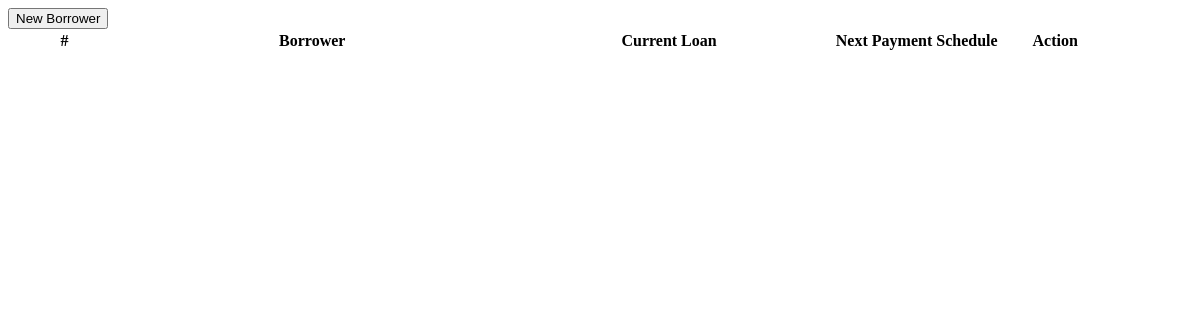
The app's page /admin/loan/borrowers.php, older data.
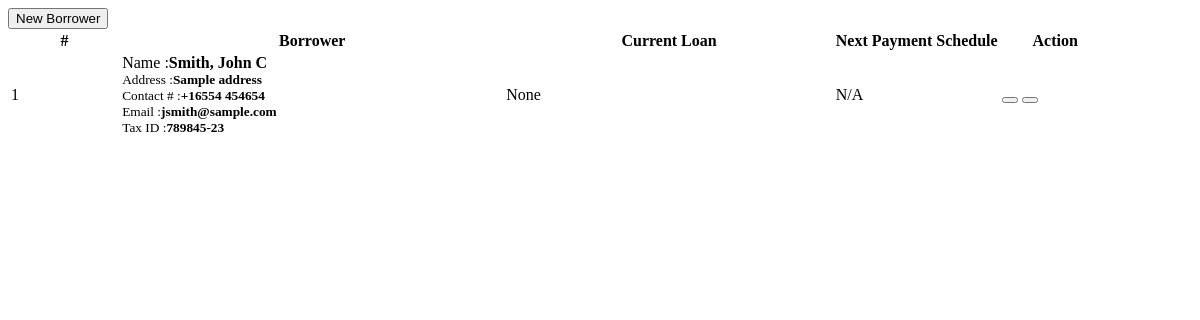
The same page, newer data.
### tables this page shows
CREATE TABLE `borrowers` (
  `id` int(30) NOT NULL,
  `firstname` varchar(100) NOT NULL,
  `middlename` varchar(100) NOT NULL,
  `lastname` varchar(100) NOT NULL,
  `contact_no` varchar(30) NOT NULL,
  `address` text NOT NULL,
  `email` varchar(50) NOT NULL,
  `tax_id` varchar(50) NOT NULL,
  `date_created` int(11) NOT NULL
);

### admin/loan/borrowers.php (the view, shortened to what this page needs)
<?php include 'db_connect.php' ?>
<div class="size">
	<div class="col-lg-12">
		<div class="card">
			<div class="card-header">
				<div class="card-title">
				<button class="btn btn-primary btn-block col-md-2 float-left" type="button" id="new_borrower"><i class="fa fa-plus"></i> New Borrower</button>
				</div>
			</div>
		</div>
			<div class="card-body">
				<table class="table" id="borrower-list">
					<colgroup>
						<col width="10%">
						<col width="35%">
						<col width="30%">
						<col width="15%">
						<col width="10%">
					</colgroup>
					<thead class="color">
						<tr>
							<th class="text-center">#</th>
							<th class="text-center">Borrower</th>
							<th class="text-center">Current Loan</th>
							<th class="text-center">Next Payment Schedule</th>
							<th class="text-center">Action</th>
						</tr>
					</thead>
					<tbody>
						<?php
						$i = 1;
							$qry = $conn->query("SELECT * FROM borrowers order by id desc");
							while($row = $qry->fetch_assoc()):
						 ?>
						 <tr>
						 	<td class="text-center"><?php echo $i++ ?></td>
						 	<td>
						 		<p>Name :<b><?php echo ucwords($row['lastname'].", ".$row['firstname'].' '.$row['middlename']) ?></b></p>
						 		<p><small>Address :<b><?php echo $row['address'] ?></small></b></p>
						 		<p><small>Contact # :<b><?php echo $row['contact_no'] ?></small></b></p>
						 		<p><small>Email :<b><?php echo $row['email'] ?></small></b></p>
						 		<p><small>Tax ID :<b><?php echo $row['tax_id'] ?></small></b></p>
						 	</td>
						 	<td class="">None</td>
						 	<td class="">N/A</td>
						 	<td class="text-center">
						 			<button class="btn btn-outline-primary btn-sm edit_borrower" type="button" data-id="<?php echo $row['id'] ?>"><i class="fa fa-edit"></i></button>
						 			<button class="btn btn-outline-danger btn-sm delete_borrower" type="button" data-id="<?php echo $row['id'] ?>"><i class="fa fa-trash"></i></button>
						 	</td>
						 </tr>
						<?php endwhile; ?>
					</tbody>
				</table>
			</div>
			</div>
</div>

Row changes from the older to the newer data that the page shows:
added borrowers: lastname+firstname+middlename "Smith, John C", address "Sample address", contact_no "+16554 454654", email "jsmith@sample.com", tax "789845-23"
